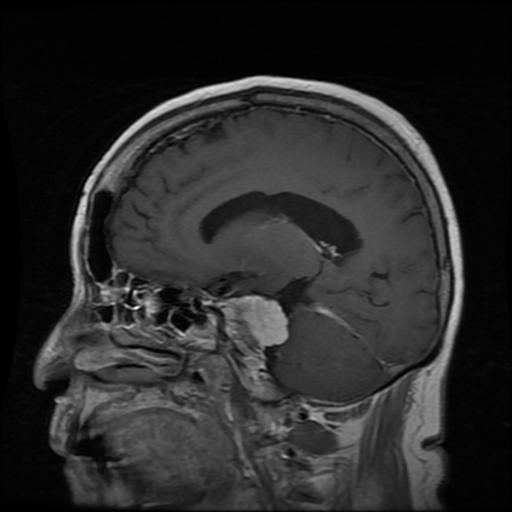
#> input picture FinalSubmission/IMAGE_0000.jpg, 512 x 512 px, found by its file name
$ jupyter execute --allow-errors 'K Nearest Neighbour Model Task A.ipynb'   (older library calls are emulated)
#> lines starting #> are read from the running program, lines starting #| are printed output that depends on the picture
# K Nearest Neighbour Model for Tumour Classification
## A. Binary Task
### Build a classifier to identify whether there is a tumor in the MRI images.

Import necessary libraries, matplotlib, pandas, numpy, sklearn, PIL and os module

[cell 1]
import matplotlib.pyplot as plt
import matplotlib.image as mpimg
import numpy as np
import pandas as pd
from sklearn.model_selection import train_test_split
from sklearn.neighbors import KNeighborsClassifier
from sklearn import metrics

from PIL import Image                 #Use PIL for image size reduction
import os                             #Import os module
from os import path

Read label.csv and define image data folder path

#> (a cell that did not finish here is left out)

Read 3000 images data into "imgs" array; each image is flattened into one row;
Modify csv_array.label to adapt to binary clasification (only "no_tumor" and "has_tumor" are valid labels)

[cell 3]
rows, cols = (3000, 65536)            #rows is data set size; cols is width*length (after image size reduction. Here is 256*256)

imgs = np.zeros((rows,cols))          #Initialize an array for all reduced images

basewidth = 256                       #Target image width is 256; original width is 512
img = Image.open("./dataset/image/IMAGE_0000.jpg")
#> img is the input picture: PIL image 512x512 RGB; min 0, max 255, mean 42.4
wpercent = float(basewidth) / float(img.size[0])       #use "256/512" as resize ratio (wpercent)
#> wpercent = 0.5
hsize = int((float(img.size[1]) * float(wpercent)))    #calculated target image height using resize ratio (wpercent)
#> hsize = 256

#> (the rest of this cell did not finish here and is left out)

Split train/test data set by 9:1

#> (a cell that did not finish here is left out)

Train KNNClassifier and predict based on test data set
Print accuracy score

[cell 5]
def KNNClassifier(X_train, y_train, X_test,k):

    #Create KNN object with a K coefficient
    neigh = KNeighborsClassifier(n_neighbors=k)
    neigh.fit(X_train, y_train) # Fit KNN model

    Y_pred = neigh.predict(X_test)
    return Y_pred

score=np.zeros(150)
#> (the rest of this cell did not finish here and is left out)

Plot model scores against chosen K values in 1-10

[cell 6]
plt.plot(range(1,151),score)
plt.xlabel("K Value")
plt.ylabel("Score")
plt.show()
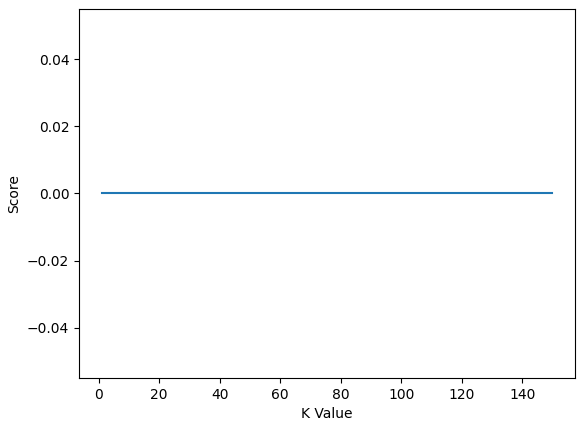
#> figure drawn by matplotlib, 1 panel

print("The best score is ", np.amax(score), " for K = ", np.argmax(score)+1)
